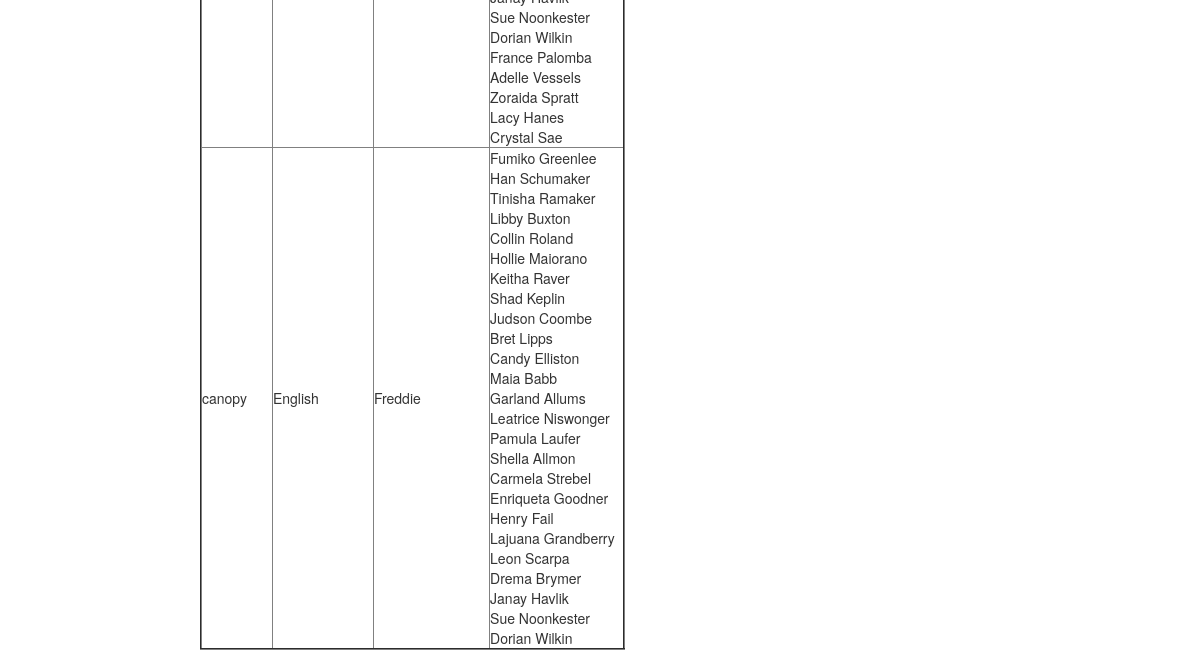
Before: /get_class_info (lower part) with the older database file.
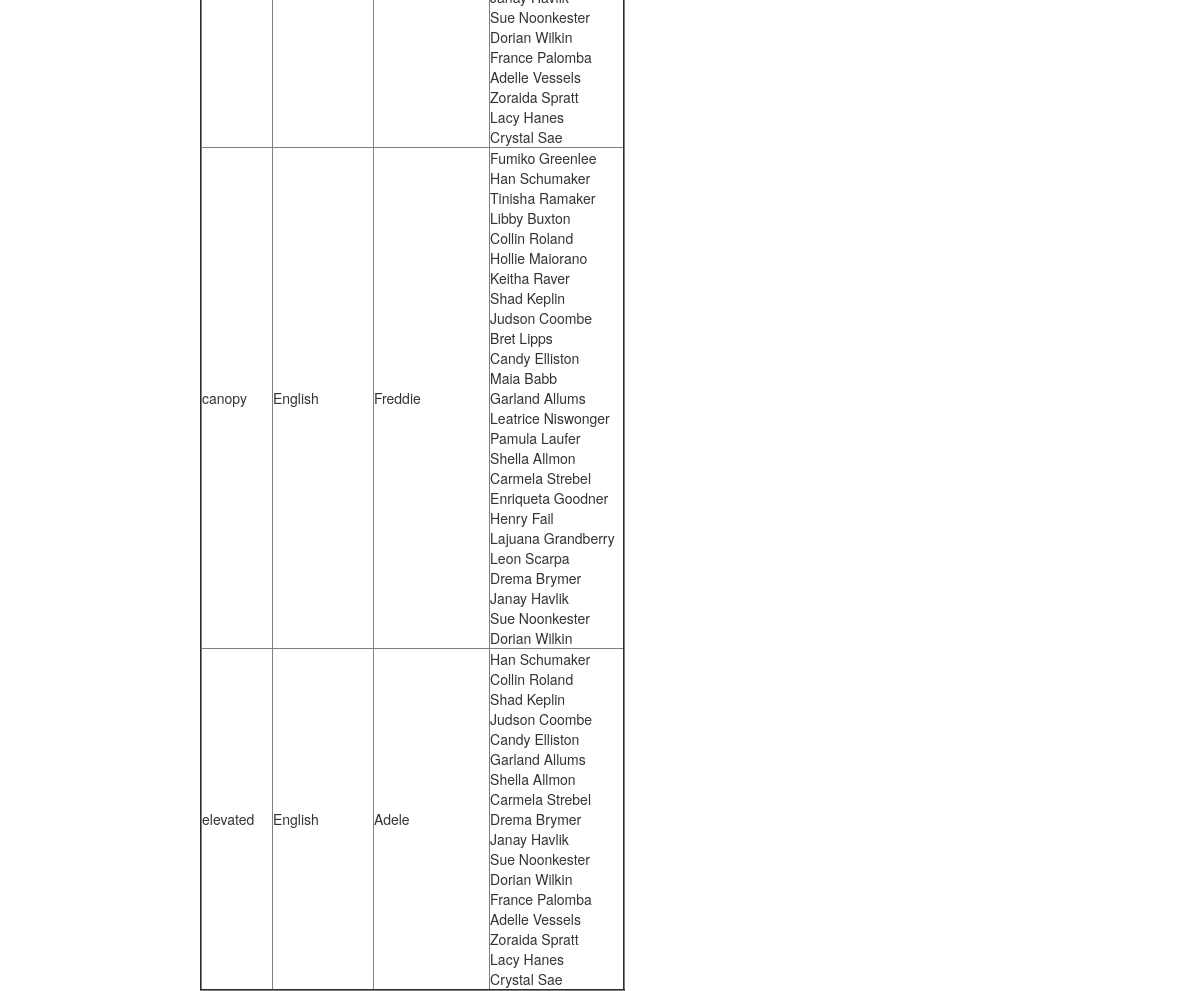
After: the same page with the newer database file.
### entity/models.py (models this page shows, shortened)
class Student(models.Model):
    full_name = models.CharField(max_length=40)
    date_of_joining = models.DateField()
    standard = models.PositiveSmallIntegerField(validators=[MaxValueValidator(1), MinValueValidator(10)])
    roll_no = models.PositiveIntegerField(unique=True)
    rank = models.PositiveIntegerField()
    point_of_contact = models.ManyToManyField("Relative")

class Class(models.Model):
    room = models.ForeignKey("ClassRoom", on_delete=models.CASCADE)
    subject = models.ForeignKey("Subject", on_delete=models.CASCADE)
    teacher = models.ForeignKey("Teacher", on_delete=models.CASCADE)
    students = models.ManyToManyField("Student")
    objects = ClassManager()

class ClassRoom(models.Model):
    seating_capacity = models.IntegerField(default=15, validators=[MinValueValidator(15)])
    web_lecture_support = models.BooleanField(default=False)
    shape = models.CharField(max_length=20, choices=[(shape.name, shape.name) for shape in Shape])

class Subject(models.Model):
    name = models.CharField(max_length=40)
    chapters = models.ManyToManyField("Chapter")
    duration = models.IntegerField(default=30,validators=[MinValueValidator(30), MaxValueValidator(120)])
    total_duration = models.IntegerField()

class Teacher(models.Model):
    full_name = models.CharField(max_length=40)
    date_of_joining = models.DateField()
    subject = models.ManyToManyField("Subject")
    salary = models.FloatField(validators=[MinValueValidator(1.0)])
    web_lecture = models.BooleanField(default=False)

### entity/views.py (the view)
# urls.py: path("get_class_info", views.get_class_info, name="get_class_info"),
def get_class_info(request):
    classes = Class.objects.all()
    context = {"classes": classes}
    return render(request, "entity/classroom_details.html", context)

### entity/templates/entity/classroom_details.html (shortened to what this page needs)
{% extends "entity/base.html" %}
{% block page %}
<div>
<table border="2">
{% for class in classes %}
	<tr>
		<td>{{class.room.shape}}</td>
		<td>{{class.subject.name}}</td>
		<td>{{class.teacher.full_name}}</td>
		<td>
			{% for student in class.students.all %}
				{{student.full_name}}
				<br/>
			{% endfor %}
		</td>
	</tr>
{% endfor %}
</table>
</div>
{% endblock %}

### entity/templates/entity/base.html (shortened to what this page needs)
<!doctype html>
<head>
<link rel="stylesheet" href="https://maxcdn.bootstrapcdn.com/bootstrap/3.3.7/css/bootstrap.min.css">
<link rel="stylesheet" href="https://maxcdn.bootstrapcdn.com/bootstrap/3.3.7/css/bootstrap-theme.min.css">
<link rel="stylesheet" type="text/css" href="https://cdnjs.cloudflare.com/ajax/libs/jqueryui/1.12.1/jquery-ui.min.css">
<link rel="stylesheet" type="text/css" href="https://cdnjs.cloudflare.com/ajax/libs/bootstrap-select/1.13.10/css/bootstrap-select.min.css">
</head>
     <div class="content">
      <div class="container-fluid">
        <div class="row">
        {% block page %}
        {% endblock %}
        </div>
      </div>
     </div>
</body>
</html>

Changed rows visible on the page:
added Class: room.shape "elevated", subject.name "English", teacher.full_name "Adele", Student (full_name "Han Schumaker"), Student (full_name "Collin Roland"), Student (full_name "Shad Keplin"), Student (full_name "Judson Coombe"), Student (full_name "Candy Elliston"), Student (full_name "Garland Allums"), Student (full_name "Shella Allmon"), Student (full_name "Carmela Strebel"), Student (full_name "Drema Brymer"), Student (full_name "Janay Havlik"), Student (full_name "Sue Noonkester"), Student (full_name "Dorian Wilkin"), Student (full_name "France Palomba"), Student (full_name "Adelle Vessels"), Student (full_name "Zoraida Spratt"), Student (full_name "Lacy Hanes"), Student (full_name "Crystal Sae")
